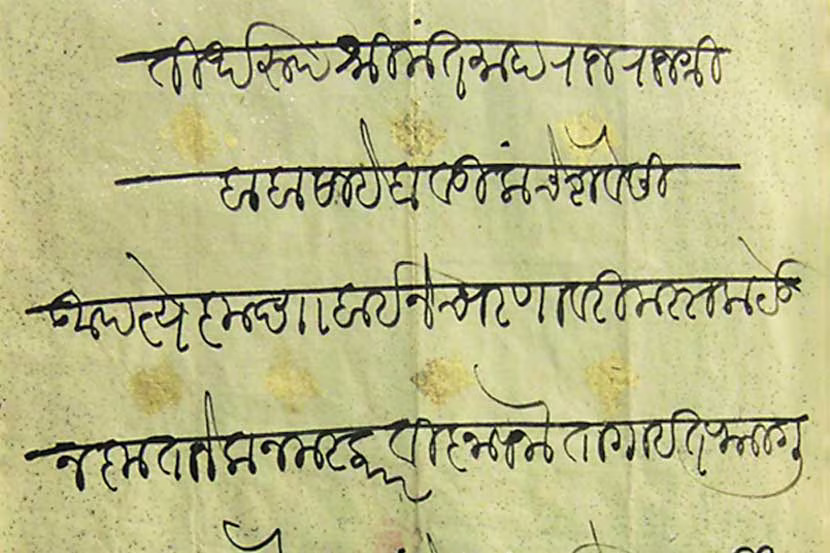
#> input picture images_raw/example1.jpg, 830 x 553 px
$ python -i zonal_analyzer.py   (imports and definitions only)
#> lines starting #> are read from the running program, lines starting #| are printed output that depends on the picture; after the words box and inside, x2 and y2 are one past the last pixel; in counts of white or black regions, pixels touching at a corner belong together
#> further down, picture is the input picture: shape (553, 830, 3); mean B, G, R 137.4, 186.5, 187.7
import cv2
import numpy as np
from typing import Tuple, Dict, Any

class ZonalAnalyzer:
    """
    Analyzes the horizontal projection profile of a Modi text-line image to
    accurately locate the Shirorekha (headline L_s) and the Baseline (L_b),
    partitioning the line into Upper (Matras/Ascenders), Middle (Consonant Bodies),
    and Lower (Descenders/Subscripts) structural zones.

    References:
      - Deshmukh & Kolhe (2019, 2024): Horizontal Projection Profile Maxima/Minima for Treg.
    """

    def __init__(self, upper_search_ratio: float = 0.50, lower_search_ratio: float = 0.65):
        """
        Args:
            upper_search_ratio: Upper fraction of line height within which Shirorekha must lie.
            lower_search_ratio: Fraction of line height below which Baseline must lie.
        """
        self.upper_search_ratio = upper_search_ratio
        self.lower_search_ratio = lower_search_ratio

    def analyze_line(self, line_img: np.ndarray) -> Dict[str, Any]:
        """
        Performs 3-zone topological decomposition on a grayscale or binary text-line image.

        Args:
            line_img: 2D numpy array (grayscale / binary text line, 0=black ink, 255=white paper).

        Returns:
            Dictionary containing:
              - 'shirorekha_y': int (L_s row index, top headline)
              - 'baseline_y': int (L_b row index, bottom baseline)
              - 'upper_zone': np.ndarray crop [0:L_s, :]
              - 'middle_zone': np.ndarray crop [L_s:L_b, :]
              - 'lower_zone': np.ndarray crop [L_b:H, :]
              - 'hpp': 1D array of horizontal projection values
        """
        h, w = line_img.shape[:2]
#> h = 553; w = 830
        if h == 0 or w == 0:
            raise ValueError("Input line image is empty.")

        # Ensure inverted binary representation (255 = foreground ink, 0 = background)
        if len(line_img.shape) == 3:
            gray = cv2.cvtColor(line_img, cv2.COLOR_BGR2GRAY)
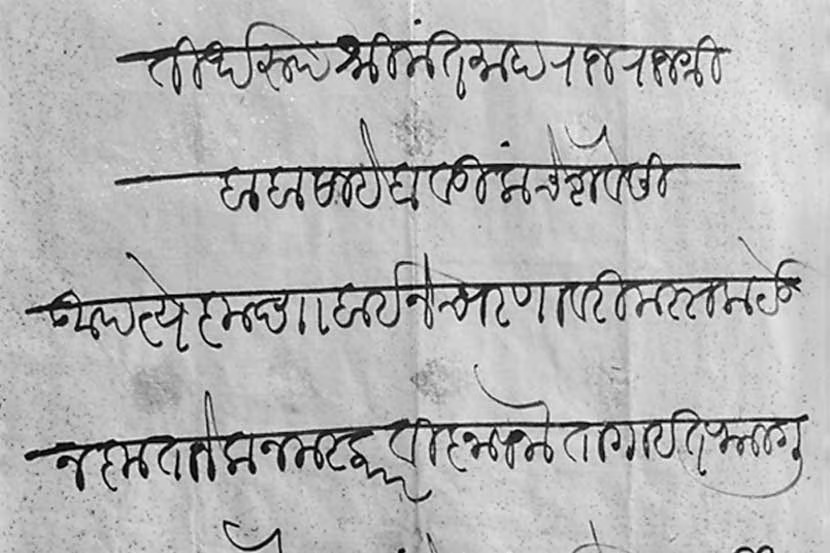
#> gray: shape (553, 830); min 0, max 254, mean 181.3
        else:
            gray = line_img.copy()

        if gray.dtype != np.uint8:
            gray = gray.astype(np.uint8)

        _, bin_inv = cv2.threshold(gray, 200, 255, cv2.THRESH_BINARY_INV)
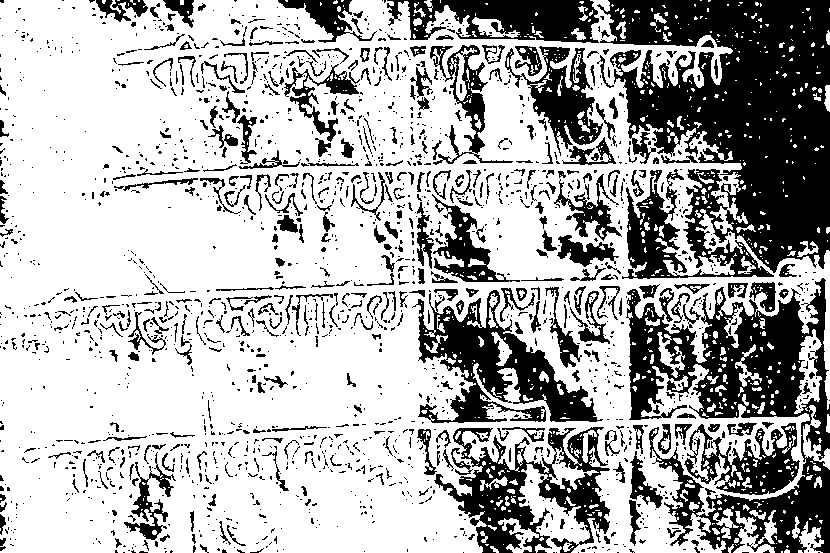
#> bin_inv: shape (553, 830); 69.1% white; 1932 black regions (1530 under 20 px), largest, box (x1, y1, x2, y2) and area: (597, 0, 830, 279) 42844, (626, 278, 830, 553) 22546, (412, 290, 603, 423) 9432

        # 1. Compute Horizontal Projection Profile (HPP)
        hpp = np.sum(bin_inv == 255, axis=1)
#> hpp = 553 values, max 776 at index 422, min 272 at index 0, mean 573.4

        # Smooth HPP with a 1D Gaussian kernel to avoid picking single-pixel noise spikes
        kernel_size = max(3, (h // 12) | 1)
#> kernel_size = 47
        kernel = cv2.getGaussianKernel(kernel_size, sigma=1.5)
        smoothed_hpp = cv2.filter2D(hpp.astype(np.float32), -1, kernel).flatten()
#> smoothed_hpp = 553 values, max 731.9 at index 423, min 290.7 at index 0, mean 573.4

        # 2. Detect Shirorekha (L_s): Maximum peak in top upper search band (e.g. top 50%)
        search_top_limit = max(4, int(h * self.upper_search_ratio))
#> search_top_limit = 276
        # Ensure we skip first 2 edge pixels to avoid border artifacts
        start_y = min(2, search_top_limit - 2)
#> start_y = 2
        shirorekha_y = int(np.argmax(smoothed_hpp[start_y:search_top_limit])) + start_y
#> shirorekha_y = 167

        # Fallback if Shirorekha detection is degenerate
        if shirorekha_y <= 1 or shirorekha_y >= search_top_limit:
            shirorekha_y = max(2, int(h * 0.30))

        # 3. Detect Baseline (L_b): The bottom boundary where core consonant bodies end
        search_bottom_start = max(shirorekha_y + int(h * 0.25), int(h * self.lower_search_ratio))
#> search_bottom_start = 359
        search_bottom_start = min(search_bottom_start, h - 3)

        if search_bottom_start < h - 2:
            baseline_y = search_bottom_start + int(np.argmin(smoothed_hpp[search_bottom_start:]))
#> baseline_y = 501
        else:
            baseline_y = int(h * 0.85)

        # Guarantee strictly L_s < L_b with meaningful middle-band gap
        min_mid_height = max(10, int(h * 0.35))
#> min_mid_height = 193
        if baseline_y <= shirorekha_y + min_mid_height:
            baseline_y = min(h - 1, shirorekha_y + min_mid_height)

        # 4. Partition into 3 Zones
        upper_zone = line_img[0:shirorekha_y, :]
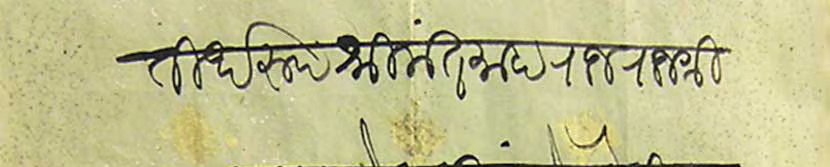
#> upper_zone: shape (167, 830, 3); mean B, G, R 143.5, 191.7, 193.6
        middle_zone = line_img[shirorekha_y:baseline_y, :]
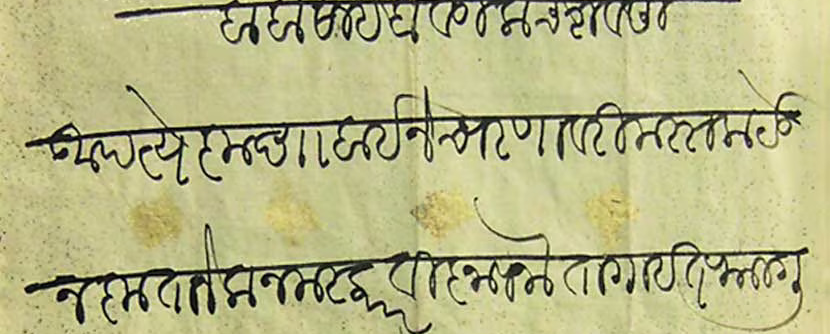
#> middle_zone: shape (334, 830, 3); mean B, G, R 133.9, 182.5, 183.5
        lower_zone = line_img[baseline_y:h, :]
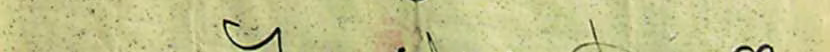
#> lower_zone: shape (52, 830, 3); mean B, G, R 139.8, 195.1, 195.7

        return {
            "shirorekha_y": shirorekha_y,
            "baseline_y": baseline_y,
            "upper_zone": upper_zone,
            "middle_zone": middle_zone,
            "lower_zone": lower_zone,
            "hpp": hpp,
            "smoothed_hpp": smoothed_hpp,
            "height": h,
            "width": w
        }

>>> import cv2
>>> picture = cv2.imread('../../images_raw/example1.jpg')
>>> result = ZonalAnalyzer().analyze_line(picture)
#> result = 9 items

$ run again, on images_raw/example2.jpg
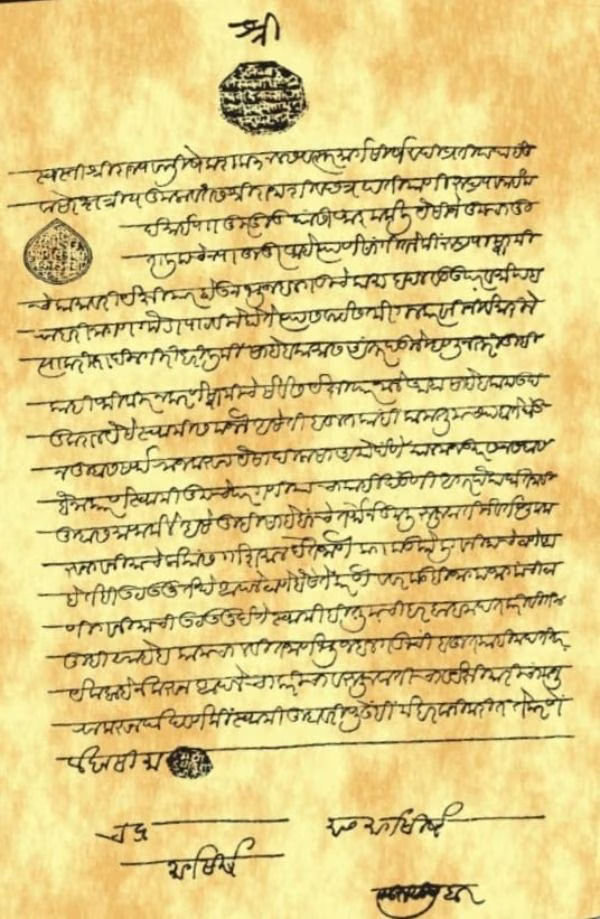
#> input picture images_raw/example2.jpg, 600 x 919 px
#> picture is the input picture: shape (919, 600, 3); mean B, G, R 132.1, 203.2, 222.9
#> in analyze_line, `_, bin_inv = cv2.threshold(gray, 200, 255, cv2.THRESH_BINARY_INV)`:
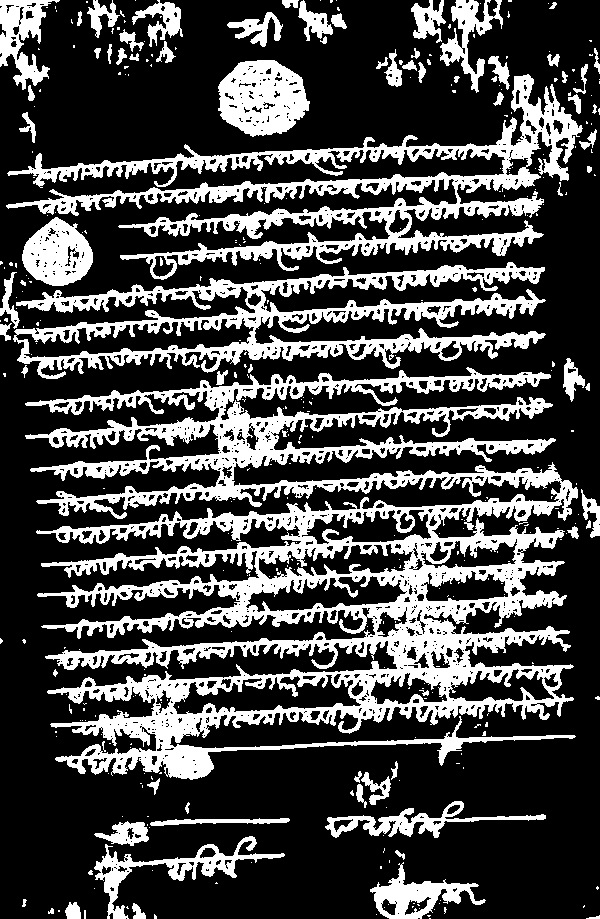
#> bin_inv: shape (919, 600); 28.3% white; 375 white regions (300 under 20 px), largest, box (x1, y1, x2, y2) and area: (25, 367, 578, 780) 79799, (6, 74, 583, 280) 25011, (13, 262, 546, 379) 19155
#> hpp = 919 values, max 312 at index 643, min 12 at index 800, mean 169.7
#> smoothed_hpp = 919 values, max 298 at index 643, min 16.52 at index 806, mean 169.7
#> shirorekha_y = 305
#> search_bottom_start = 597
#> baseline_y = 806
#> in analyze_line, `lower_zone = line_img[baseline_y:h, :]`:
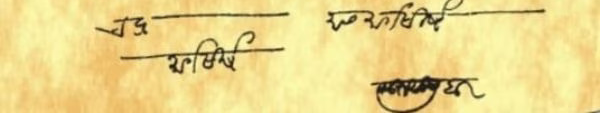
#> lower_zone: shape (113, 600, 3); mean B, G, R 139.4, 214.8, 234.8
#> result = 9 items

$ run again, on images_raw/example3.jpg
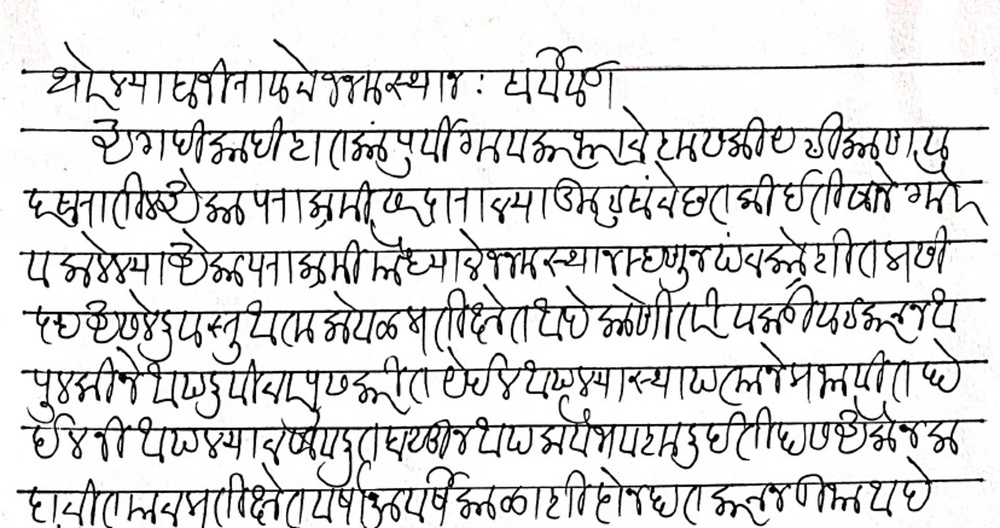
#> input picture images_raw/example3.jpg, 1000 x 528 px, shrunk from 1920 x 1013 before the run
#> picture is the input picture: shape (528, 1000, 3); mean B, G, R 218.1, 218.1, 218.3
#> in analyze_line, `_, bin_inv = cv2.threshold(gray, 200, 255, cv2.THRESH_BINARY_INV)`:
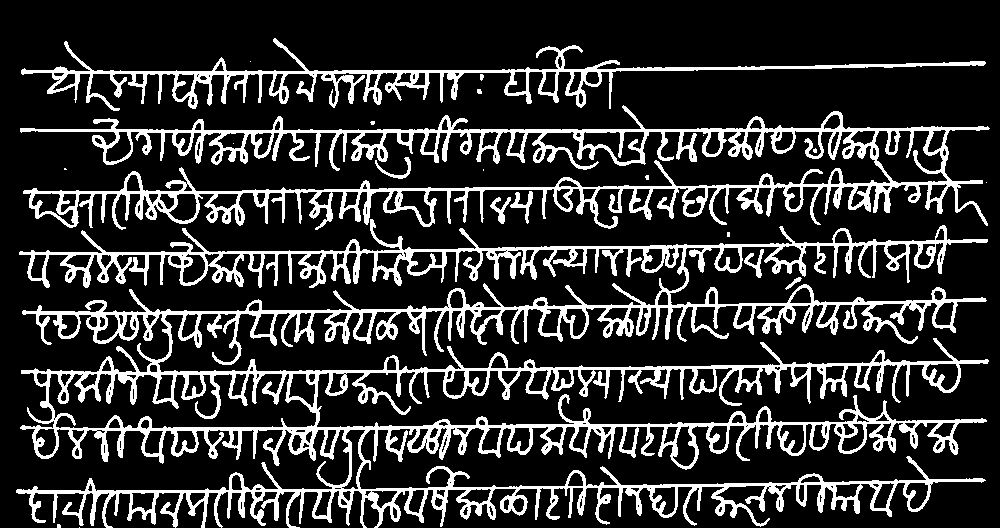
#> bin_inv: shape (528, 1000); 19% white; 22 white regions (12 under 20 px), largest, box (x1, y1, x2, y2) and area: (16, 219, 989, 528) 65715, (20, 105, 990, 230) 24724, (21, 38, 986, 111) 8678
#> hpp = 528 values, max 933 at index 130, min 0 at index 0, mean 189.6
#> smoothed_hpp = 528 values, max 698.9 at index 130, min 0 at index 0, mean 189.6
#> shirorekha_y = 130
#> search_bottom_start = 343
#> baseline_y = 464
#> in analyze_line, `lower_zone = line_img[baseline_y:h, :]`:
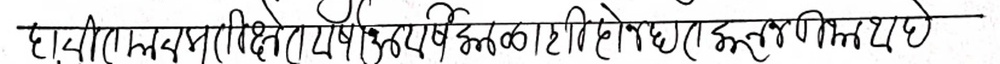
#> lower_zone: shape (64, 1000, 3); mean B, G, R 216, 216, 216.1
#> result = 9 items

$ run again, on images_raw/example5.jpg
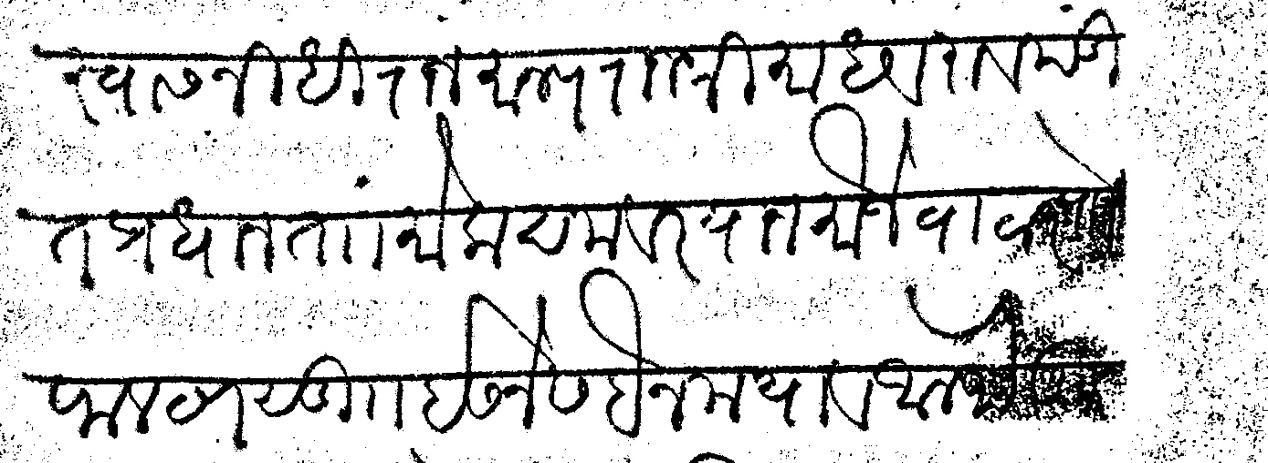
#> input picture images_raw/example5.jpg, 1268 x 463 px
#> picture is the input picture: shape (463, 1268, 3); min 0, max 255, mean 215
#> in analyze_line, `_, bin_inv = cv2.threshold(gray, 200, 255, cv2.THRESH_BINARY_INV)`:
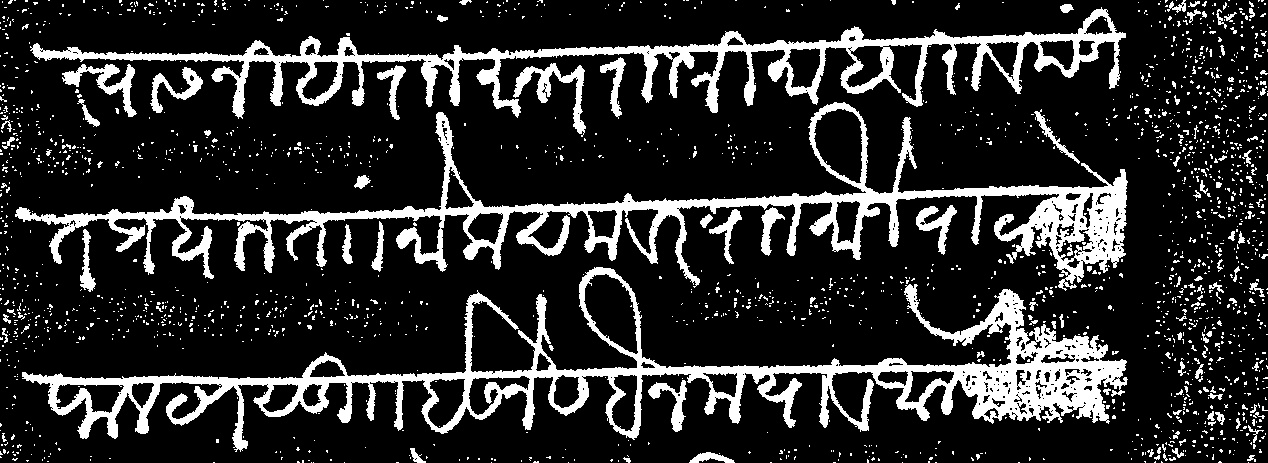
#> bin_inv: shape (463, 1268); 17.4% white; 2061 white regions (1940 under 20 px), largest, box (x1, y1, x2, y2) and area: (22, 267, 1128, 452) 33392, (15, 102, 1128, 291) 27778, (30, 7, 1126, 119) 19718
#> hpp = 463 values, max 699 at index 215, min 26 at index 443, mean 220.3
#> smoothed_hpp = 463 values, max 668.6 at index 216, min 33.67 at index 27, mean 220.3
#> shirorekha_y = 216
#> search_bottom_start = 331
#> baseline_y = 447
#> in analyze_line, `middle_zone = line_img[shirorekha_y:baseline_y, :]`:
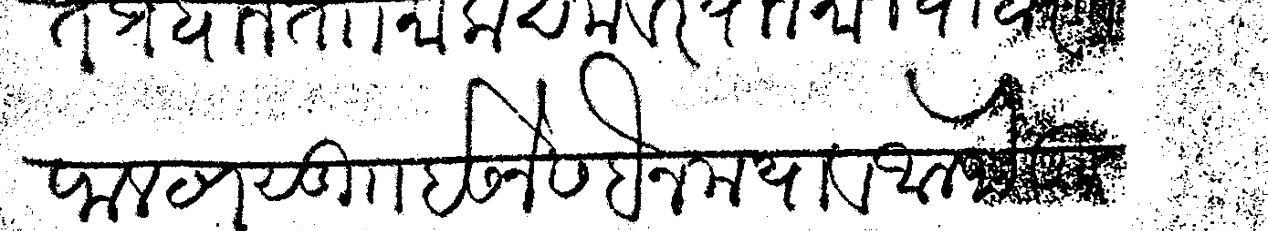
#> middle_zone: shape (231, 1268, 3); min 0, max 255, mean 210.1
#> result = 9 items
